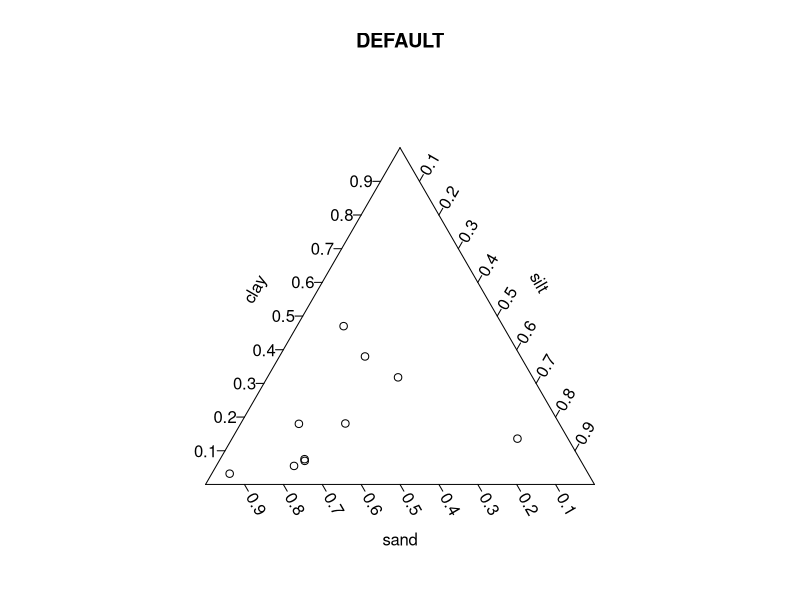
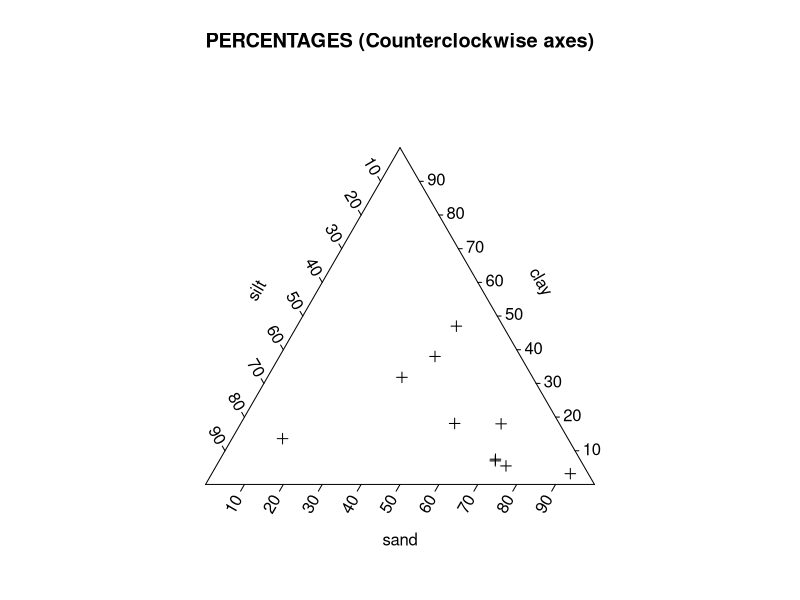
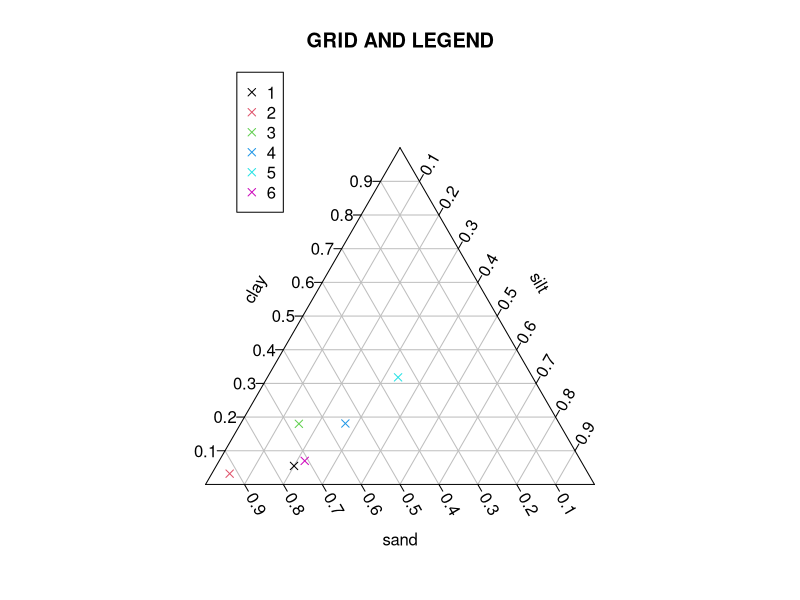

Source code (R) for these figures, in order:
library(plotrix)
?triax.plot
data(soils)
triax.plot(soils[1:10,],main="DEFAULT")
triax.plot(soils[1:10,],main="PERCENTAGES (Counterclockwise axes)",
	tick.labels = list(l=seq(10,90,by=10),r=seq(10,90,by=10),
	b=seq(10,90,by=10)),
	pch=3,cc.axes=TRUE)
triax.return<-triax.plot(soils[1:6,],main="GRID AND LEGEND",
	show.grid=TRUE,show.legend=TRUE,col.symbols=1:6,pch=4)
